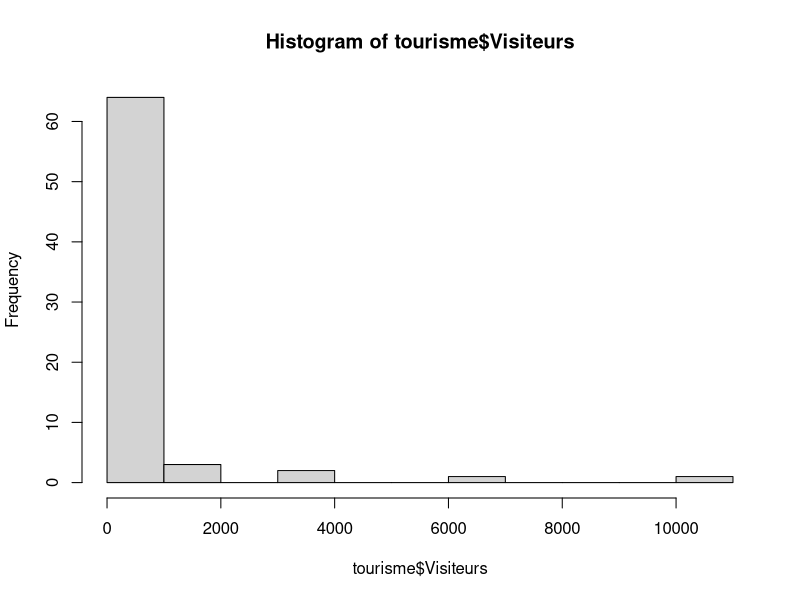
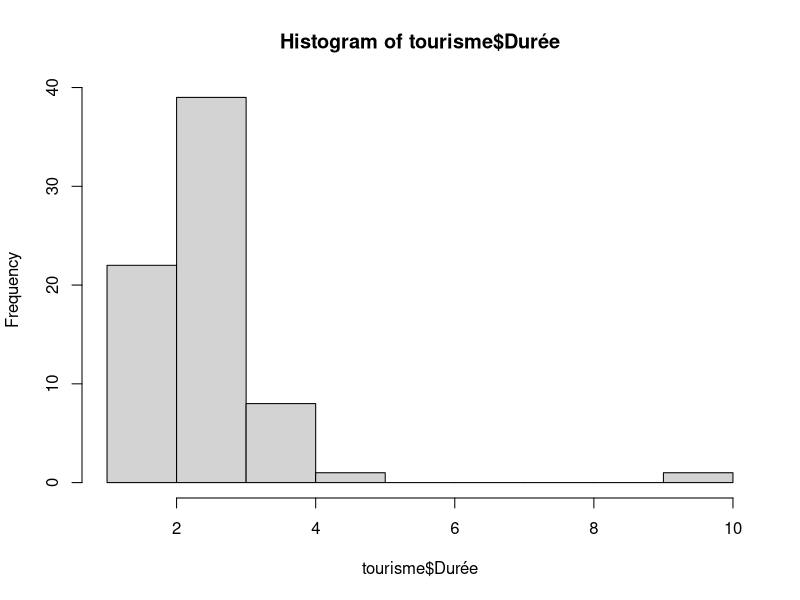
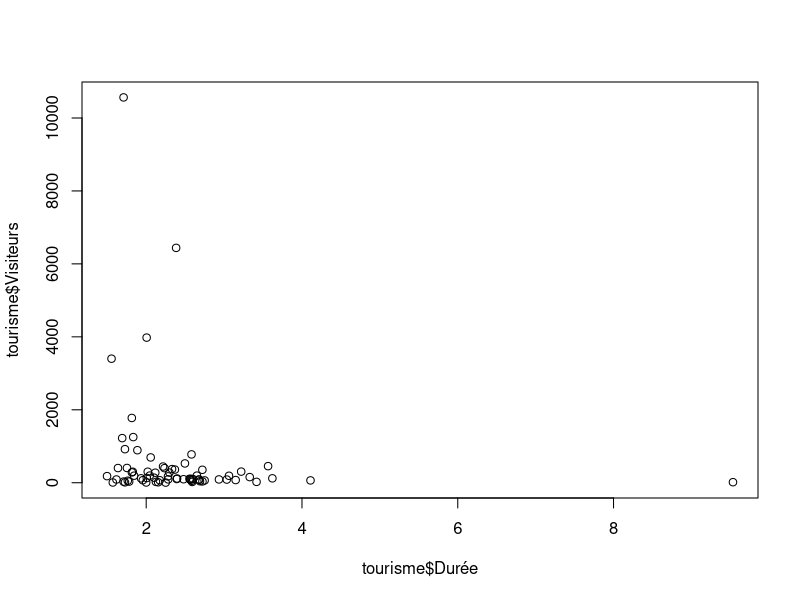
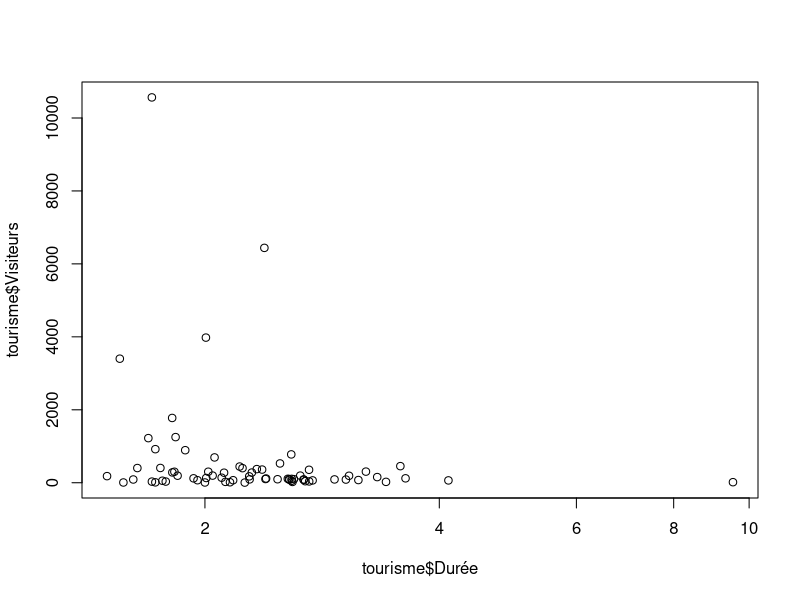
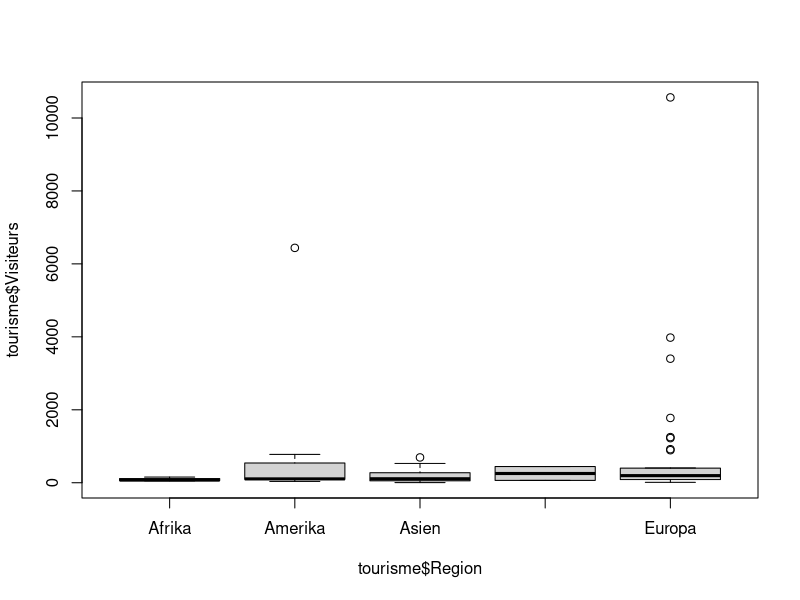

Write the R code that produced these figures, in order.
### R script pour le bloc "Analyse"
### Cours "Introduction à l'analyse de données avec R"
### Date: Juin 2023
### Auteur: The R Bootcamp


### Statistiques simplaes ----------------------------

# Lire le fichier Tourismus.csv et l'assigner à l'objet `tourisme`
tourisme <- read.csv("1_Data/tourisme.csv")

# Calculer la moyenne (mean()) des variables Visiteurs et Durée
mean(tourisme$Visiteurs)
mean(tourisme$Durée)

# Calculer la moyenne (mediane()) des variables Visiteurs et Durée
median(tourisme$Visiteurs)
median(tourisme$Durée)

# Calculer l'écart type (sd()) des variables Visiteurs et Durée
sd(tourisme$Visiteurs)
sd(tourisme$Durée)

# Calculer la correlation (cor()) des variables Visiteurs et Durée
cor(tourisme$Visiteurs, tourisme$Durée)

### Graphiques simples ----------------------------

# Tracer un histogramme (hist()) pour la variable Visiteurs
hist(tourisme$Visiteurs)

# Tracer un histogramme (hist()) pour la variable Durée
hist(tourisme$Durée)

# Tracer un nuage de points (plot()) pour les variables Durée et Visiteurs
plot(tourisme$Durée, tourisme$Visiteurs)

# Remplacer les axes du diagramme de dispersion par des échelles logarithmiques
plot(tourisme$Durée, tourisme$Visiteurs, log = "x")

# Tracer un diagramme de boîte à moustaches pour les Visiteurs en fonction de la Region
boxplot(tourisme$Visiteurs ~ tourisme$Region)
